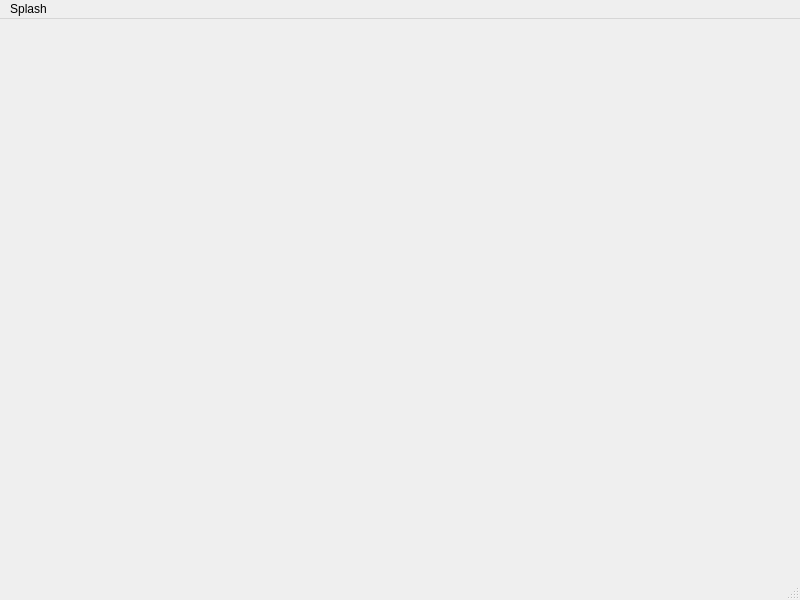
<?xml version="1.0" encoding="UTF-8"?>
<ui version="4.0">
 <class>MainWindow</class>
 <widget class="QMainWindow" name="MainWindow">
  <property name="geometry">
   <rect>
    <x>0</x>
    <y>0</y>
    <width>800</width>
    <height>600</height>
   </rect>
  </property>
  <property name="windowTitle">
   <string>MainWindow</string>
  </property>
  <widget class="QWidget" name="centralwidget"/>
  <widget class="QMenuBar" name="menubar">
   <property name="geometry">
    <rect>
     <x>0</x>
     <y>0</y>
     <width>800</width>
     <height>22</height>
    </rect>
   </property>
   <widget class="QMenu" name="menuSplash">
    <property name="title">
     <string>Splash</string>
    </property>
    <addaction name="actionOpen"/>
   </widget>
   <addaction name="menuSplash"/>
  </widget>
  <widget class="QStatusBar" name="statusbar"/>
  <action name="actionOpen">
   <property name="text">
    <string>Open...</string>
   </property>
  </action>
 </widget>
 <resources/>
 <connections/>
</ui>
